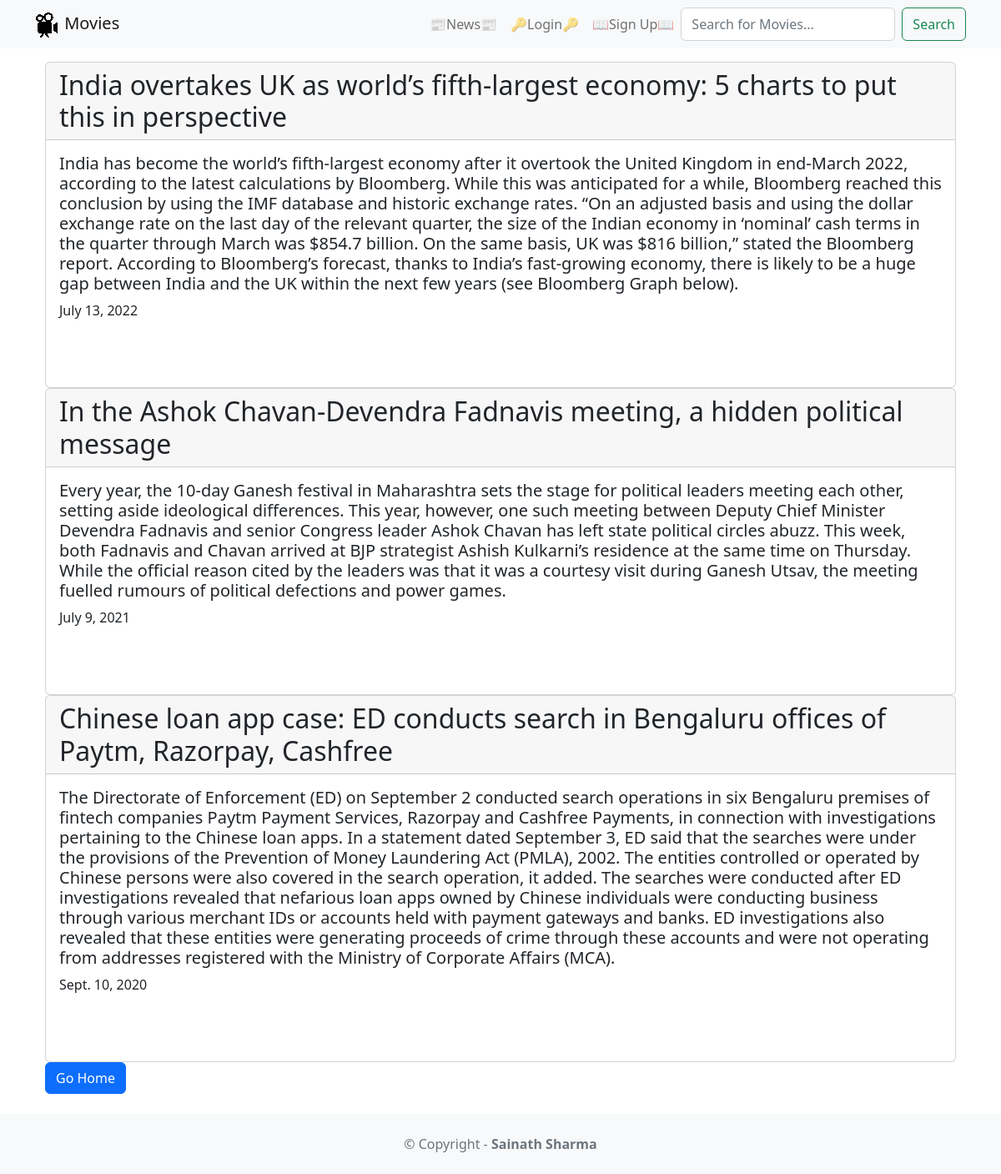
Page /news/ on the committed database.
### news/models.py (models this page shows, shortened)
class News(models.Model):
    headline = models.CharField(max_length=256)
    body = models.TextField()
    date = models.DateField()

### news/views.py (the view)
# urls.py: path('news/',include('news.urls')),
def news(request):
    news = News.objects.all().order_by('-date')
    return render(request,'news.html',{'news':news})

### news/templates/news.html (shortened to what this page needs)
<!DOCTYPE html>
{% extends 'base.html' %}
{% block content %}
<html lang="en">
<head>
    <link href="https://cdn.jsdelivr.net/npm/bootstrap@5.2.0/dist/css/bootstrap.min.css" rel="stylesheet"
>
</head>
<body>
    <div class="container">
        {% for news in news %}
        <div class="card">
            <h2 class="card-header"> {{ news.headline }}</h2>
            <div class="card-body">
                <h5 class="card-title">{{ news.body }}</h5>
                <p class="card-text">{{ news.date }}</p>
                <br> <br>
            </div>
        </div>
            {% endfor %}
            <a href="{% url 'home' %}" class="btn btn-primary">Go Home</a>
    </div>
   {% endblock content %}

### rows in the picture
News: headline "India overtakes UK as world’s fifth-largest economy: 5 charts to put this in perspective", body "India has become the world’s fifth-largest economy after it overtook the United Kingdom in end-March 2022, according to the latest calculations by Bloomberg. While this was anticipated for a while, Bloomberg reached this conclusion by using the IMF database and historic exchange rates. “On an adjusted basis and using the dollar exchange rate on the last day of the relevant quarter, the size of the Indian economy in ‘nominal’ cash terms in the quarter through March was $854.7 billion. On the same basis, UK was $816 billion,” stated the Bloomberg report. According to Bloomberg’s forecast, thanks to India’s fast-growing economy, there is likely to be a huge gap between India and the UK within…", date "July 13, 2022"
News: headline "In the Ashok Chavan-Devendra Fadnavis meeting, a hidden political message", body "Every year, the 10-day Ganesh festival in Maharashtra sets the stage for political leaders meeting each other, setting aside ideological differences. This year, however, one such meeting between Deputy Chief Minister Devendra Fadnavis and senior Congress leader Ashok Chavan has left state political circles abuzz. This week, both Fadnavis and Chavan arrived at BJP strategist Ashish Kulkarni’s residence at the same time on Thursday. While the official reason cited by the leaders was that it was a courtesy visit during Ganesh Utsav, the meeting fuelled rumours of political defections and power games.", date "July 9, 2021"
News: headline "Chinese loan app case: ED conducts search in Bengaluru offices of Paytm, Razorpay, Cashfree", body "The Directorate of Enforcement (ED) on September 2 conducted search operations in six Bengaluru premises of fintech companies Paytm Payment Services, Razorpay and Cashfree Payments, in connection with investigations pertaining to the Chinese loan apps. In a statement dated September 3, ED said that the searches were under the provisions of the Prevention of Money Laundering Act (PMLA), 2002. The entities controlled or operated by Chinese persons were also covered in the search operation, it added. The searches were conducted after ED investigations revealed that nefarious loan apps owned by Chinese individuals were conducting business through various merchant IDs or accounts held with…", date "Sept. 10, 2020"
